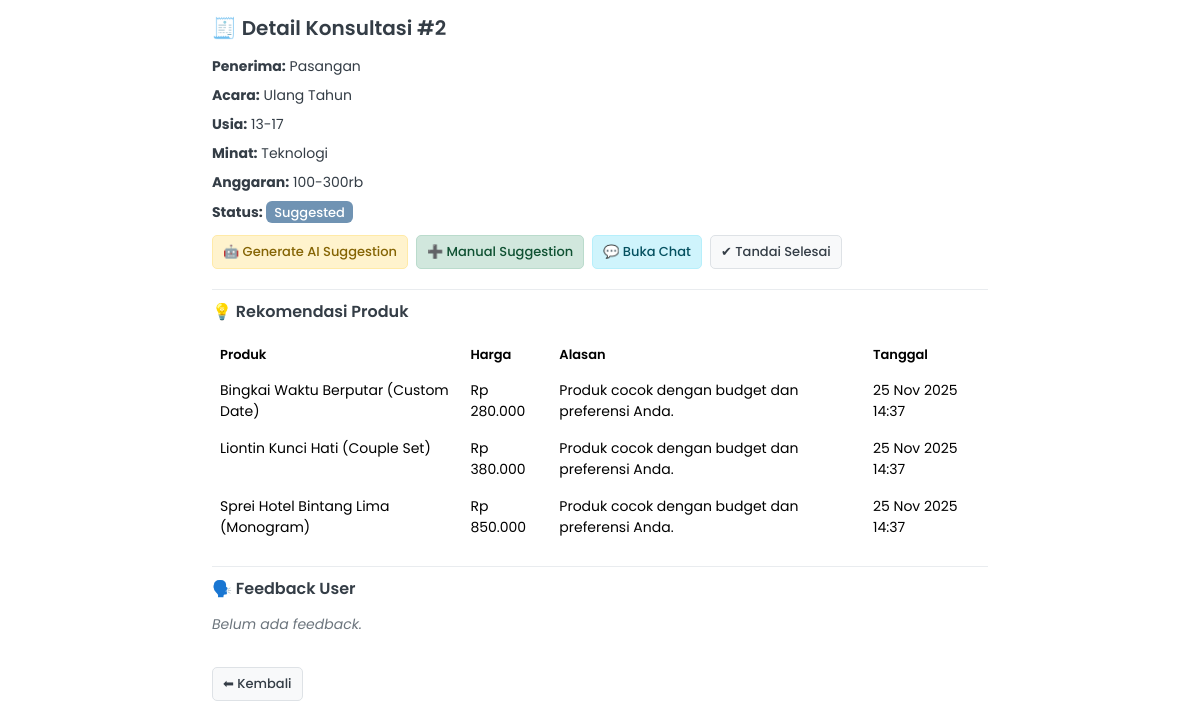
The app's page /public/index.php?page=admin_consultation_detail&id=2 (signed in) with its own data.
### tables this page shows
CREATE TABLE `consultations` (
  `id` int(11) NOT NULL,
  `user_id` int(11) NOT NULL,
  `recipient` varchar(50) DEFAULT NULL,
  `status` enum('submitted','in_progress','suggested','completed') DEFAULT 'submitted',
  `last_read_at` datetime DEFAULT NULL,
  `created_at` datetime DEFAULT current_timestamp(),
  `occasion` varchar(50) DEFAULT NULL,
  `age_range` varchar(20) DEFAULT NULL,
  `interests` text DEFAULT NULL,
  `budget_range` varchar(20) DEFAULT NULL
);

CREATE TABLE `consultation_suggestions` (
  `id` int(11) NOT NULL,
  `consultation_id` int(11) NOT NULL,
  `product_id` int(11) NOT NULL,
  `reason` text DEFAULT NULL,
  `created_at` datetime DEFAULT current_timestamp()
);

CREATE TABLE `products` (
  `id` int(11) NOT NULL,
  `category_id` int(11) DEFAULT NULL COMMENT 'Relasi ke categories.id',
  `name` varchar(150) NOT NULL COMMENT 'Nama produk',
  `description` text DEFAULT NULL COMMENT 'Deskripsi produk',
  `price` decimal(12,2) NOT NULL COMMENT 'Harga',
  `discount` decimal(5,2) DEFAULT 0.00 COMMENT 'Diskon (%)',
  `stock` int(11) NOT NULL DEFAULT 0 COMMENT 'Jumlah stok',
  `featured` tinyint(1) DEFAULT 0 COMMENT 'Produk unggulan (0=Tidak, 1=Ya)',
  `created_at` datetime DEFAULT current_timestamp() COMMENT 'Waktu ditambahkan',
  `updated_at` datetime DEFAULT NULL
);

### app/controllers/AdminConsultationController.php (called while the page is built, shortened)
<?php
require_once __DIR__ . '/../models/Consultation.php';
require_once __DIR__ . '/../models/ConsultationSuggestion.php';
require_once __DIR__ . '/../models/ConsultationFeedback.php';
require_once __DIR__ . '/../models/DB.php';
class AdminConsultationController
{
    private $cons, $suggest, $feedback;
    public function __construct()
    {
        $this->cons = new Consultation();
        $this->suggest = new ConsultationSuggestion();
        $this->feedback = new ConsultationFeedback();
    }
    public function detail()
    {
        $id = $_GET['id'];
        $consultation = $this->cons->find($id);
        $suggestions = $this->suggest->getByConsultation($id);
        $feedback = $this->feedback->getByConsultation($id);
        include __DIR__ . '/../views/admin/consultations/detail.php';
    }
}

### app/models/DB.php (called while the page is built, shortened)
<?php
class DB
{
    private static $instance = null;
    private function __construct()
    {
        $cfg = include __DIR__ . '/../../config/database.php';
        $dsn = "mysql:host={$cfg['DB_HOST']};dbname={$cfg['DB_NAME']};charset={$cfg['DB_CHAR']}";
        $options = [
            PDO::ATTR_ERRMODE => PDO::ERRMODE_EXCEPTION,
            PDO::ATTR_DEFAULT_FETCH_MODE => PDO::FETCH_ASSOC,
            PDO::ATTR_PERSISTENT => false,
        ];
        try {
            $this->pdo = new PDO($dsn, $cfg['DB_USER'], $cfg['DB_PASS'], $options);
        } catch (PDOException $e) {
            error_log("Database connection failed: " . $e->getMessage());
            die("⚠️ Tidak dapat terhubung ke database. Silakan periksa konfigurasi.");
        }
    }
    public static function getInstance()
    {
        if (!self::$instance) {
            self::$instance = new DB();
        }
        return self::$instance->pdo;
    }
}

### config/database.php (called while the page is built, shortened)
<?php
return [
    'DB_HOST' => '127.0.0.1',
    'DB_NAME' => 'ruang_rasa',
    'DB_USER' => 'root',
    'DB_PASS' => 'Root@1234',
    'DB_CHAR' => 'utf8mb4',
];

### app/models/Consultation.php (called while the page is built, shortened)
<?php
require_once __DIR__ . '/DB.php';
class Consultation
{
    private $db;
    public function __construct()
    {
        $this->db = DB::getInstance();
    }
    public function find($id)
    {
        $q = $this->db->prepare("
            SELECT c.*, u.name as user_name
            FROM consultations c
            JOIN users u ON u.id=c.user_id
            WHERE c.id=?
        ");
        $q->execute([$id]);
        return $q->fetch();
    }
}

### app/models/ConsultationSuggestion.php (called while the page is built, shortened)
<?php
require_once __DIR__ . '/DB.php';
class ConsultationSuggestion
{
    private $db;
    public function __construct()
    {
        $this->db = DB::getInstance();
    }
    public function getByConsultation($id)
    {
        $sql = "
            SELECT cs.*, p.name AS product_name, p.price
            FROM consultation_suggestions cs
            JOIN products p ON p.id = cs.product_id
            WHERE cs.consultation_id=?
        ";
        $q = $this->db->prepare($sql);
        $q->execute([$id]);
        return $q->fetchAll();
    }
}

### app/models/ConsultationFeedback.php (called while the page is built, shortened)
<?php
require_once __DIR__ . '/DB.php';
class ConsultationFeedback
{
    private $db;
    public function __construct()
    {
        $this->db = DB::getInstance();
    }
    public function getByConsultation($id)
    {
        $q = $this->db->prepare("SELECT * FROM consultation_feedback WHERE consultation_id=?");
        $q->execute([$id]);
        return $q->fetch();
    }
}

### app/views/admin/consultations/detail.php (the view, shortened to what this page needs)
<!doctype html>
<html lang="id">
<head>
    <link href="https://cdn.jsdelivr.net/npm/bootstrap@5.3.2/dist/css/bootstrap.min.css" rel="stylesheet">
</head>
<body>
    <div class="container">
        <h3>🧾 Detail Konsultasi #<?= $consultation['id'] ?></h3>
        <div class="detail-item"><strong>Penerima:</strong> <?= htmlspecialchars($consultation['recipient']) ?></div>
        <div class="detail-item"><strong>Acara:</strong> <?= htmlspecialchars($consultation['occasion']) ?></div>
        <div class="detail-item"><strong>Usia:</strong> <?= htmlspecialchars($consultation['age_range']) ?></div>
        <div class="detail-item"><strong>Minat:</strong>
            <?php
            $interests = json_decode($consultation['interests'], true);
            echo $interests ? implode(', ', array_map('htmlspecialchars', $interests)) : '-';
            ?>
        </div>
        <div class="detail-item"><strong>Anggaran:</strong> <?= htmlspecialchars($consultation['budget_range']) ?></div>
        <div class="detail-item"><strong>Status:</strong>
            <span class="badge"><?= ucfirst($consultation['status']) ?></span>
        </div>
        <div class="action-buttons">
            <a href="?page=admin_consultation_ai&id=<?= $consultation['id'] ?>" class="btn btn-warning">
                🤖 Generate AI Suggestion
            </a>
            <a href="?page=consultation_suggest&id=<?= $consultation['id'] ?>" class="btn btn-success">
                ➕ Manual Suggestion
            </a>
            <a href="?page=consultation_chat&id=<?= $consultation['id'] ?>" class="btn btn-info">
                💬 Buka Chat
            </a>
            <?php if ($consultation['status'] !== 'completed'): ?>
                <a href="?page=admin_consultation_done&id=<?= $consultation['id'] ?>" class="btn btn-secondary">
                    ✔ Tandai Selesai
                </a>
            <?php endif; ?>
        </div>
        <h5>💡 Rekomendasi Produk</h5>
        <?php if ($suggestions): ?>
            <table class="table table-borderless">
                <thead>
                    <tr>
                        <th>Produk</th>
                        <th>Harga</th>
                        <th>Alasan</th>
                        <th>Tanggal</th>
                    </tr>
                </thead>
                <tbody>
                    <?php foreach ($suggestions as $s): ?>
                        <tr>
                            <td><?= htmlspecialchars($s['product_name']) ?></td>
                            <td>Rp <?= number_format($s['price'], 0, ',', '.') ?></td>
                            <td><?= htmlspecialchars($s['reason']) ?></td>
                            <td><?= date('d M Y H:i', strtotime($s['created_at'])) ?></td>
                        </tr>
                    <?php endforeach; ?>
                </tbody>
            </table>
        <?php else: ?>
            <p class="empty-state">Belum ada rekomendasi.</p>
        <?php endif; ?>
        <h5>🗣️ Feedback User</h5>
        <?php if ($feedback): ?>
            <div class="detail-item"><strong>Kepuasan:</strong> <?= ucfirst(htmlspecialchars($feedback['satisfaction'])) ?>
            </div>
            <div class="detail-item"><strong>Follow Up:</strong> <?= $feedback['follow_up'] ? 'Ya' : 'Tidak' ?></div>
        <?php else: ?>
            <p class="empty-state">Belum ada feedback.</p>
        <?php endif; ?>
        <a href="?page=admin_consultations" class="btn btn-secondary mt-3">
            ⬅ Kembali
        </a>
    </div>
</body>
</html>

### app/views/admin/consultations/detail.php (style rules this page uses)
:root { --accent: #7093B3; --accent-hover: #5d7da0; --dark: #343D46; --muted: #6c757d; --border: #e9ecef; }
body { background-color: #FFFFFF; font-family: 'Poppins', system-ui, sans-serif; color: var(--dark); font-size: 0.875rem; padding-top: 1rem; padding-bottom: 1.5rem; }
.container { max-width: 800px; }
h3, h5 { font-weight: 600; margin-bottom: 1rem; color: var(--dark); }
h3 { font-size: 1.25rem; }
h5 { font-size: 1rem; margin-top: 1.25rem; padding-top: 0.75rem; border-top: 1px solid var(--border); }
.detail-item { margin-bottom: 0.5rem; font-size: 0.875rem; }
.badge { background-color: var(--accent); color: white; font-weight: 500; font-size: 0.8125rem; padding: 0.35em 0.6em; }
.btn { font-size: 0.8125rem; padding: 0.375rem 0.625rem; border-radius: 5px; font-weight: 500; }
.btn-warning { background-color: #fff3cd; color: #856404; border: 1px solid #ffeaa7; }
.btn-success { background-color: #d1e7dd; color: #0f5132; border: 1px solid #badbcc; }
.btn-info { background-color: #cff4fc; color: #055160; border: 1px solid #b6effb; }
.btn-secondary { background-color: #f8f9fa; color: var(--dark); border: 1px solid #dee2e6; }
.action-buttons { display: flex; flex-wrap: wrap; gap: 0.5rem; margin-top: 0.75rem; margin-bottom: 1.25rem; }
table { font-size: 0.875rem; }
table th, table td { padding: 0.5rem; }
table thead th { background-color: #fafafa; font-weight: 600; font-size: 0.8125rem; }
.empty-state { color: var(--muted); font-style: italic; font-size: 0.875rem; }

### records on screen
consultations: id "2", recipient "Pasangan", occasion "Ulang Tahun", age_range "13-17", interests "Teknologi", budget_range "100-300rb", status "Suggested"
consultation_suggestions: product.name "Bingkai Waktu Berputar (Custom Date)", product.price "280.000", reason "Produk cocok dengan budget dan preferensi Anda.", created_at "25 Nov 2025 14:37"
consultation_suggestions: product.name "Liontin Kunci Hati (Couple Set)", product.price "380.000", reason "Produk cocok dengan budget dan preferensi Anda.", created_at "25 Nov 2025 14:37"
consultation_suggestions: product.name "Sprei Hotel Bintang Lima (Monogram)", product.price "850.000", reason "Produk cocok dengan budget dan preferensi Anda.", created_at "25 Nov 2025 14:37"
